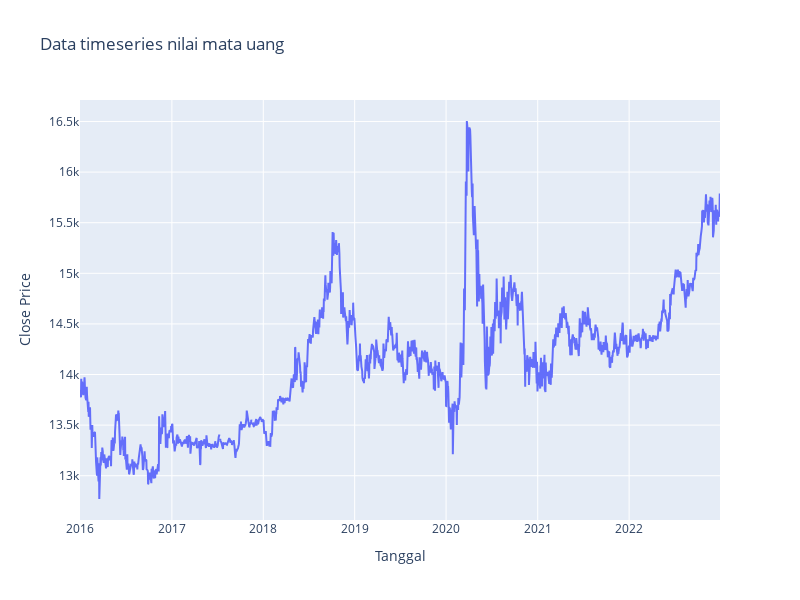

Notebook code for this chart:
### Markdown cell above
### Line Chart (Close Prices)

### Code cell
multiple_line_chart([df_usd,], tickers=["USD to IDR"])

### Figure 1 — Plotly figure (JSON) as saved in the notebook; plotly's stock layout.template omitted (floating-point values rounded to 4 significant figures; data arrays with more than 128 entries replaced by an {"elided": "..."} marker saying what was removed)
{"data": [{"mode": "lines", "name": "USD to IDR", "type": "scatter", "x": {"elided": "1827 str values"}, "y": {"elided": "1827 float values"}}], "layout": {"height": 600, "title": {"text": "Data timeseries nilai mata uang"}, "width": 800, "xaxis": {"anchor": "y", "domain": [0, 1], "title": {"text": "Tanggal"}}, "yaxis": {"anchor": "x", "domain": [0, 1], "title": {"text": "Close Price"}}}}
